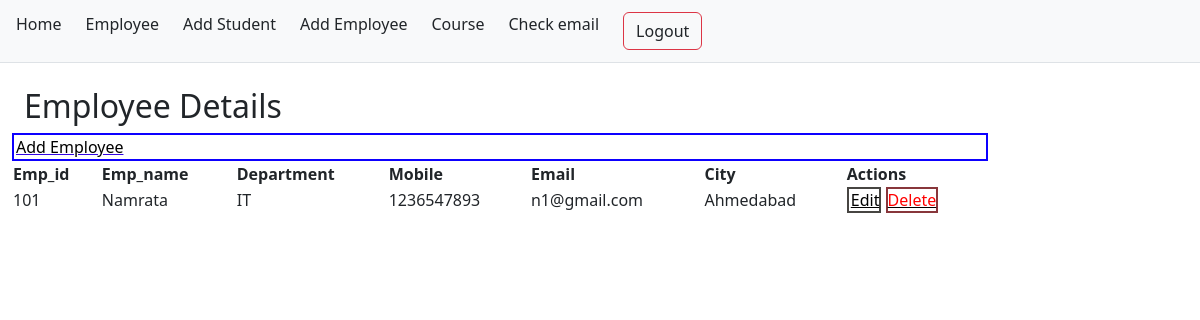
Screenshot of /employee/list (signed in) with the database file from the repository.
### student/models.py (models this page shows, shortened)
class employee(models.Model):
    emp_id=models.CharField(max_length=50)
    emp_name=models.CharField(max_length=50)
    depart_name=models.ForeignKey(depart,on_delete=models.CASCADE,
                                  null=True,blank=True)
    email=models.EmailField(max_length=254)
    mobile=models.CharField()
    city=models.CharField(max_length=50)

class depart(models.Model):
    depart_name=models.CharField(max_length=50)
    depart_code=models.CharField(max_length=50,unique=True)
    is_active=models.BooleanField(True)
    def __str__(self):
        return self.depart_name

### student/views.py (the view)
# urls.py: path('employee/list',views.emp_list,name='Elist'),
@login_required(login_url='login')
def emp_list(request):
    employees=employee.objects.all()
    return render(request,'emp_crud/list.html',{'employees':employees})

### student/templates/emp_crud/list.html
{% extends "base.html" %}
{% block content %}
<div class="col-m10">
    <div class="row">
        <h2>Employee Details</h2>
        <a href="{% url 'Eadd' %}" style="border: 2px solid;color: rgb(13, 0, 255);
        text-decoration-color: rgb(52, 5, 225);-webkit-text-fill-color: black;
        padding-left: 2px;">Add Employee
        </a>
        <table class="col-m10">
            <thead>
                <tr>
                    <th>Emp_id</th>
                    <th>Emp_name</th>
                    <th>Department</th>
                    <th>Mobile</th>
                    <th>Email</th>
                    <th>City</th>
                    <th>Actions</th>
                </tr>
            </thead>
            <tbody>
                {% for employee in employees %}
                <tr>
                    <td>{{ employee.emp_id }}</td>
                    <td>{{ employee.emp_name }}</td>
                    <td>{{ employee.depart_name }}</td>
                    <td>{{ employee.mobile }}</td>
                    <td>{{ employee.email }}</td>
                    <td>{{ employee.city }}</td>
                    <td>
                        <a href="{% url 'Eedit' employee.id %}" style="border: 2px solid;color: rgb(71, 69, 66);text-decoration-color: black;-webkit-text-fill-color: black; padding-left: 2px;">Edit</a>
                        <a href="{% url 'Edelete' employee.id %}" style="border: 2px solid;color: rgb(136, 54, 59);text-decoration-color: black;-webkit-text-fill-color: rgb(255, 0, 0);">Delete</a>
                    </td>
                </tr>
                {% endfor %}
            </tbody>
        </table>
    </div>
</div>
{% endblock %}

### student/templates/base.html (style rules this page uses)
body { margin: 0; }

### rows the page displays
employee: emp_id "101", emp_name "Namrata", depart_name "IT", mobile "1236547893", email "n1@gmail.com", city "Ahmedabad"
